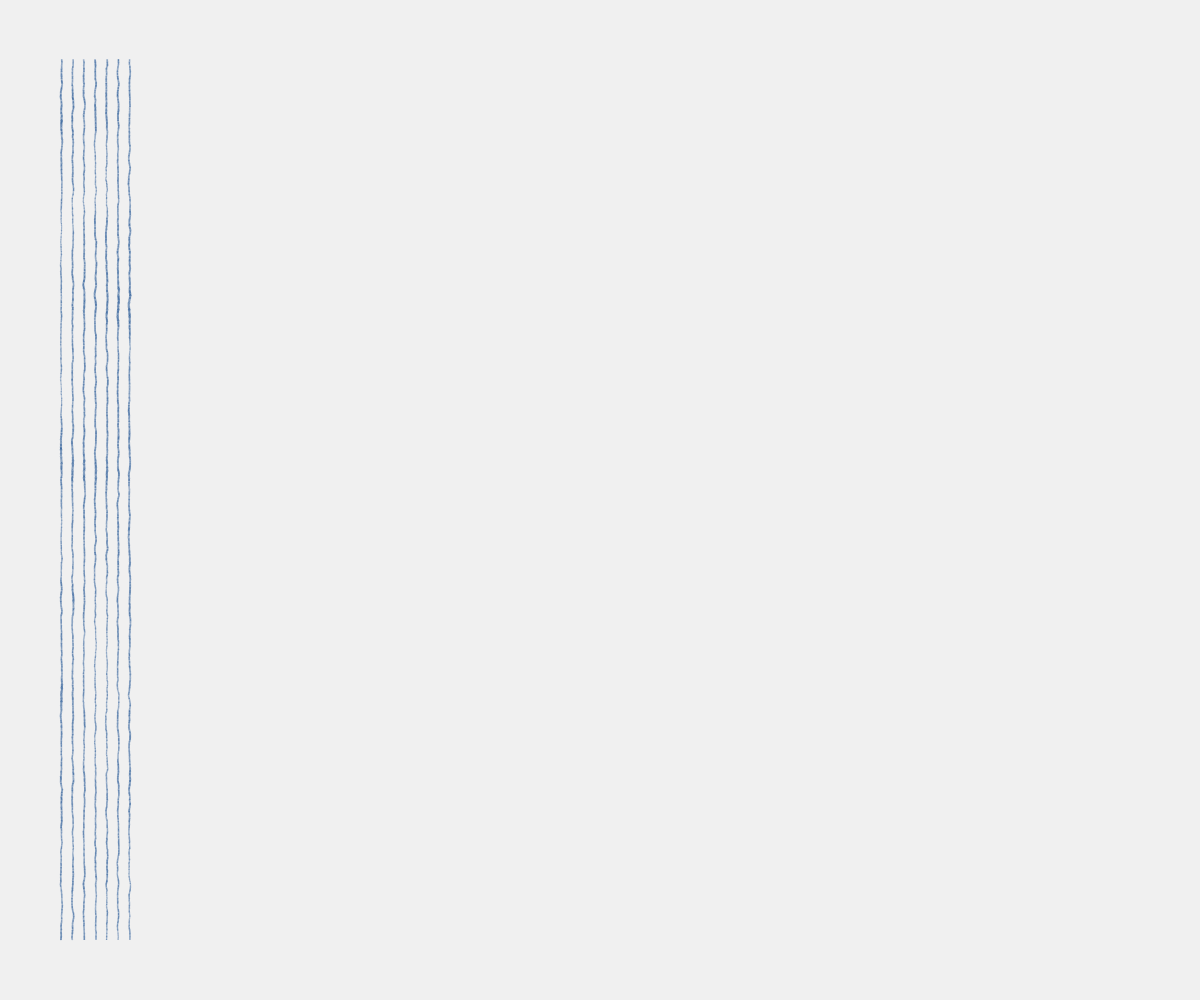
Frame 1 (no input)
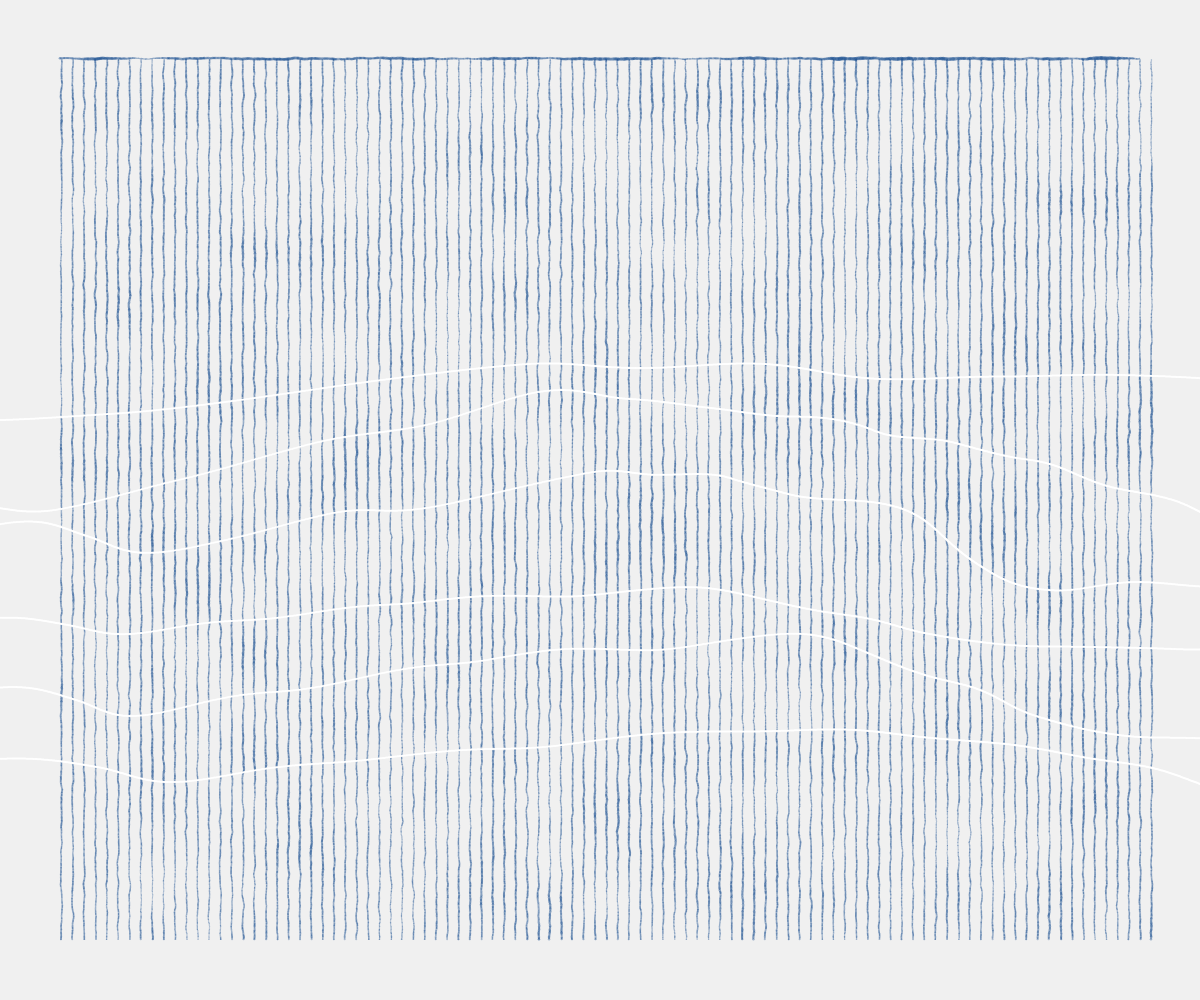
Frame 60 (no input)
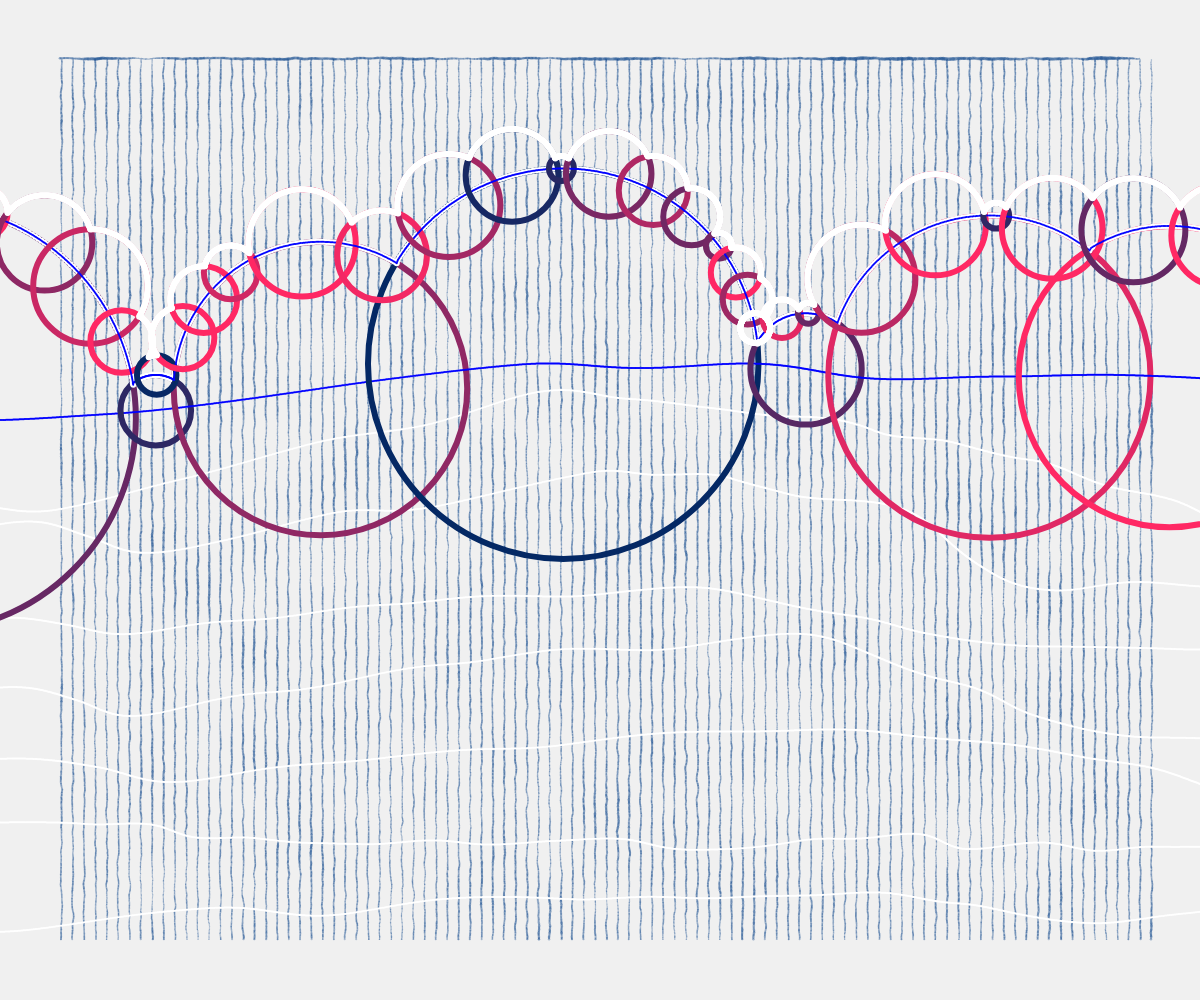
Frame 120 (the mouse pressed at the canvas centre since frame 60)

The p5.js sketch that drew these frames (run headless with seeded random() and noise() and a simulated clock; from frame 60 on, the mouse is pressed at the canvas centre):

// p5.js sketch
// ── sketch.js
// https://openprocessing.org/sketch/1961876

let lineWaveNoiseScale = 0.02;
let lineWavingLength = 3;

let lineThickness = 6;
let lineDensity = 0.15;

let lineSizeNoiseScale = 0.02;
let dotDensity = 0.8;
let dotSize = [1, 3];

let MONDRIAN;

async function setup() {
  createCanvas(windowWidth, windowHeight);
  background(240);

  MONDRIAN = color(15, 71, 140);

  // background
  let padding = 0.06 * min(width, height);

  dotDensity = random(0.5, 0.8);
  lineDensity = random(0.06, 0.2);
  lineWaveNoiseScale = random(0.02, 0.12);
  dotSize = [1, 3];
  await NYRect(padding, padding, width - padding * 2, height - padding * 2);

  // top frame
  dotSize = [0, 6];
  NYLine(padding, padding, width - padding, padding);

  dotSize = [1, 3];

  // make paths
  let paths = [];
  let pathCount = floor(random(6, 20));
  let pathDist = (height * 0.6) / pathCount;

  for (let i = 0; i < pathCount; i++) {
    let x1 = -padding;
    let y1 = 0.4 * height + i * pathDist;

    let x2 = width + padding;
    let y2 = y1;

    let pathNoise = random(0.001, 0.003);
    let pathHeight = random(0.1, 0.4) * height;
    paths[i] = await getNoisePath(x1, y1, x2, y2, pathNoise, pathHeight);
  }

  let cloudPaths = [];

  // get cloud paths
  for (let i = 0; i < paths.length; i++) {
    let lv1Circles = await getCircleQueue(paths[i], 30, 240);
    let lv1Path = await getCircleWalkPath(lv1Circles, 1);

    let lv2Circles = await getCircleQueue(lv1Path, 10, 60);
    cloudPaths[i] = await getCircleWalkPath(lv2Circles, 1);
  }

  // paint cloud lines
  for (let p = 0; p < cloudPaths.length; p++) {
    let nowPath = cloudPaths[p];

    // fill cloud path
    for (let i = 0; i < nowPath.length; i++) {
      let x1 = nowPath[i].x;
      let y1 = nowPath[i].y;

      let x2 = x1;
      let y2 = height;

      stroke(240);
      line(x1, y1, x2, y2);

      if (i % 100 == 0) await sleep(1);
    }

    // draw cloud path
    let shadeNX = random(-1000, 1000);
    let shadeNScale = random(0.003, 0.02);
    let shadeChance = random(0.6, 0.8);

    if (p == 0) shadeChance = 1;

    for (let i = 0; i < nowPath.length; i++) {
      let x1 = nowPath[i].x;
      let y1 = nowPath[i].y;

      if (x1 < padding || x1 > width - padding) continue;

      shadeNX += shadeNScale;
      let shadeNoise = noise(shadeNX);

      if (shadeNoise < shadeChance) {
        let shadeT = map(shadeNoise, 0, shadeChance, 1, 0);
        let shadeScaler = 1.0;

        if (shadeT < 0.2) shadeScaler = shadeT / 0.2;

        noStroke();
        MONDRIAN.setAlpha(255 * random(0.4, 0.8));
        fill(MONDRIAN);
        NoisePoint(x1, y1, shadeScaler);

        if (i % 20 == 0) await sleep(1);
      }
    }

    // draw cloud shade
    let cloudPadding = random(60, 200);
    let cloudPaddingNX = random(-1000, 1000);
    let cloudPaddingNScale = 0.03;
    // let cloudLineSpacing = floor(random(6, 18));
    let cloudLineSpacing = floor(1.0 / lineDensity);

    if (p == paths.length - 1) break;

    for (let i = 0; i < nowPath.length; i++) {
      let x1 = nowPath[i].x;
      let y1 = nowPath[i].y;

      let x2 = x1;
      let y2 = height - padding;

      if (floor(x1) % cloudLineSpacing != 0) continue;

      if (x1 < padding || x1 > width - padding) continue;

      cloudPaddingNX += cloudPaddingNScale;
      let paddingNoise = noise(cloudPaddingNX);

      y1 += cloudPadding * paddingNoise;
      // y1 += random(10, 60);

      if (random() < 0.9) NYLine(x1, y1, x2, y2);

      if (i % 200) await sleep(1);
    }
  }

  // frame
  dotSize = [0, 6];
  NYLine(padding, padding, padding, height - padding);
  NYLine(width - padding, padding, width - padding, height - padding);
  NYLine(padding, height - padding, width - padding, height - padding);

  dotSize = [1, 3];

  // draw last cloud white
  let nowPath = cloudPaths[cloudPaths.length - 1];

  // fill cloud path
  for (let i = 0; i < nowPath.length; i++) {
    let x1 = nowPath[i].x;
    let y1 = nowPath[i].y;

    let x2 = x1;
    let y2 = height;

    stroke(240);
    line(x1, y1, x2, y2);

    if (i % 100 == 0) await sleep(1);
  }

  // draw cloud path
  let shadeNX = random(-1000, 1000);
  let shadeNScale = random(0.003, 0.02);
  let shadeChance = random(0.6, 0.8);

  shadeChance = 1;

  for (let i = 0; i < nowPath.length; i++) {
    let x1 = nowPath[i].x;
    let y1 = nowPath[i].y;

    if (x1 < padding || x1 > width - padding) continue;

    shadeNX += shadeNScale;
    let shadeNoise = noise(shadeNX);

    if (shadeNoise < shadeChance) {
      let shadeT = map(shadeNoise, 0, shadeChance, 1, 0);
      let shadeScaler = 1.0;

      if (shadeT < 0.2) shadeScaler = shadeT / 0.2;

      noStroke();
      MONDRIAN.setAlpha(255 * random(0.4, 0.8));
      fill(MONDRIAN);
      NoisePoint(x1, y1, shadeScaler);

      if (i % 20 == 0) await sleep(1);
    }
  }

  // draw cloud shade
  let cloudPadding = random(60, 200);
  let cloudPaddingNX = random(-1000, 1000);
  let cloudPaddingNScale = 0.03;
  // let cloudLineSpacing = floor(random(6, 18));
  let cloudLineSpacing = floor(1.0 / lineDensity);

  for (let i = 0; i < nowPath.length; i++) {
    let x1 = nowPath[i].x;
    let y1 = nowPath[i].y;

    let x2 = x1;
    let y2 = height - padding;

    if (floor(x1) % cloudLineSpacing != 0) continue;

    if (x1 < padding || x1 > width - padding) continue;

    cloudPaddingNX += cloudPaddingNScale;
    let paddingNoise = noise(cloudPaddingNX);

    y1 += cloudPadding * paddingNoise;
    // y1 += random(10, 60);

    if (random() < 0.9) NYLine(x1, y1, x2, y2);

    if (i % 200) await sleep(1);
  }
}

function noiseStroke(_x, _y, _maxHeight, _length) {
  let lineCount = _length * lineDensity;

  for (let i = 0; i < lineCount; i++) {
    let t = i / lineCount;

    let xPos = _x + t * _length;
    let yPos = _y;

    let noiseScaler = 1;

    if (t <= 0.1) noiseScaler = map(t, 0, 0.1, 0, 1);
    else if (t >= 0.9) noiseScaler = map(t, 0.9, 1, 1, 0);

    let noiseValue =
      noise(xPos * noiseScaleX, yPos * noiseScaleY) * noiseScaler;

    let yAddUp = noiseValue * _maxHeight * 0.7;
    let yAddBot = noiseValue * _maxHeight * 0.3;

    NYLine(xPos, yPos - yAddUp, xPos, yPos + yAddBot);
  }
}

function draw() {}

async function NYRect(_x, _y, _width, _height) {
  let xLines = _width * lineDensity;
  let xLineSpace = _width / (xLines - 1);

  for (let x = 0; x < xLines; x++) {
    let x1 = _x + x * xLineSpace;
    let y1 = _y;

    let x2 = x1;
    let y2 = _y + _height;

    NYLine(x1, y1, x2, y2);
    await sleep(1);
  }
}

function NYLine(_x1, _y1, _x2, _y2) {
  let dotCount = dist(_x1, _y1, _x2, _y2) * dotDensity;
  let stepDistance = dist(_x1, _y1, _x2, _y2) / dotCount;

  let forwardAngle = getAngle(_x1, _y1, _x2, _y2);

  for (let i = 0; i < dotCount; i++) {
    let t = i / dotCount;
    let xPos = lerp(_x1, _x2, t);
    let yPos = lerp(_y1, _y2, t);

    let sizeNoise = noise(
      xPos * lineSizeNoiseScale,
      yPos * lineSizeNoiseScale,
      666
    );
    let waveNoise = noise(
      xPos * lineWaveNoiseScale,
      yPos * lineWaveNoiseScale,
      999
    );

    let nowDotSize = lerp(dotSize[0], dotSize[1], sizeNoise);

    // let wavingNoise = noise(xPos * 0.01, yPos * 0.01, 999) * 2 - 1;
    xPos += sin(radians(forwardAngle)) * lineWavingLength * waveNoise;
    yPos -= cos(radians(forwardAngle)) * lineWavingLength * waveNoise;

    strokeWeight(lineThickness);
    MONDRIAN.setAlpha(255 * random(0.3, 0.6));
    fill(MONDRIAN);
    noStroke();

    circle(xPos, yPos, nowDotSize);
  }
}

let pointNoiseX = 0;
let pointNoiseScaleX = 0.06;
let pointNoiseScaleY = 0.003;
let pointNoiseRadius = 3;

function NoisePoint(_x, _y, _scaler = 1) {
  pointNoiseX += pointNoiseScaleX;
  let offsetY = (noise(pointNoiseX) - 0.5) * 2 * pointNoiseRadius;

  let sizeNoise = noise(_x * lineSizeNoiseScale, _y * lineSizeNoiseScale, 666);
  let nowDotSize = lerp(dotSize[0], dotSize[1], sizeNoise);

  circle(_x, _y + offsetY, nowDotSize * _scaler);
}

function sleep(ms) {
  return new Promise((resolve) => setTimeout(resolve, ms));
}

// ── CircleData.js
class CircleData {
  constructor(_x, _y, _radius) {
    this.x = _x;
    this.y = _y;
    this.radius = _radius;
  }

  isOnEdge(_x, _y) {
    let distToCenter = dist(_x, _y, this.x, this.y);
    return abs(distToCenter - this.radius) < 0.5;
  }

  getSurfacePoint(_angle) {
    let xPos = this.x + sin(radians(_angle)) * this.radius;
    let yPos = this.y - cos(radians(_angle)) * this.radius;

    return { x: xPos, y: yPos };
  }

  distToCenter(_x, _y) {
    return dist(_x, _y, this.x, this.y);
  }

  getPointAngle(_x, _y) {
    let angleToCenter = getAngle(this.x, this.y, _x, _y);
    return angleToCenter + 90;
  }

  // math from Lulu's blog:
  // https://lucidar.me/en/mathematics/how-to-calculate-the-intersection-points-of-two-circles/#calculating-a-and-b
  getIntersectionAngle(_circle) {
    let r1 = this.radius;
    let r2 = _circle.radius;
    let d = dist(this.x, this.y, _circle.x, _circle.y);

    let a = (r1 * r1 - r2 * r2 + d * d) / (2 * d);
    let b = (r2 * r2 - r1 * r1 + d * d) / (2 * d);

    let h = sqrt(r1 * r1 - a * a);

    let intersectPointSlope = degrees(atan2(h, a));
    let forwardAngle = getAngle(this.x, this.y, _circle.x, _circle.y) + 90;

    return [
      forwardAngle - intersectPointSlope,
      forwardAngle + intersectPointSlope,
    ];
  }

  getIntersectionPoint(_circle) {
    let intersectionDegree = this.getIntersectionAngle(_circle);
    let intersectX = this.x + sin(radians(intersectionDegree)) * this.radius;
    let intersectY = this.y - cos(radians(intersectionDegree)) * this.radius;
    return { x: intersectX, y: intersectY };
  }
}

// calculate degree
function getAngle(_x1, _y1, _x2 = null, _y2 = null) {
  if (_x2 == null && _y2 == null) {
    // the first two parameters are point
    let p1x = _x1.x;
    let p1y = _x1.y;

    let p2x = _y1.x;
    let p2y = _y1.y;

    let xDiff = p2x - p1x;
    let yDiff = p2y - p1y;

    let degree = (atan2(yDiff, xDiff) * 180) / PI;

    return degree;
  } else {
    let xDiff = _x2 - _x1;
    let yDiff = _y2 - _y1;

    let degree = (atan2(yDiff, xDiff) * 180) / PI;

    return degree;
  }
}

// ── path.js
let SHOW_PATH = true;
let SHOW_CIRCLES = true;

// get circles on the path
async function getCircleQueue(_pathPoints, _minSize = 10, _maxSize = 60) {
  let resultCircles = [];

  let pathIndex = 0;
  let lastPoint = _pathPoints[0];
  let nextPoint = _pathPoints[1];

  // prepare next circle
  let lastCircleSize = random(_minSize, _maxSize);
  let nextCircleSize = random(_minSize, _maxSize);
  let maxDist = lastCircleSize + nextCircleSize;
  let minDist = max(lastCircleSize, nextCircleSize);
  let nextCircleDist = lerp(minDist, maxDist, random(0.1, 0.9));

  // add in first circle
  let nowX = _pathPoints[0].x;
  let nowY = _pathPoints[0].y;

  let fromX = _pathPoints[0].x;
  let fromY = _pathPoints[0].y;

  let toX = _pathPoints[1].x;
  let toY = _pathPoints[1].y;

  let pathSteps = max(1, floor(dist(nowX, nowY, toX, toY)));
  let nowSteps = 0;
  let nowT = 0.0;

  if (SHOW_CIRCLES) {
    stroke(random(0, 360), 40, 100);
    noFill();
    circle(nowX, nowY, lastCircleSize * 2);
  }
  resultCircles.push(
    new CircleData(_pathPoints[0].x, _pathPoints[0].y, lastCircleSize)
  );

  let lastCircleX = nowX;
  let lastCircleY = nowY;

  let counter = 0;

  // walk and get circles
  while (true) {
    nowT = nowSteps / pathSteps;
    nowX = lerp(fromX, toX, nowT);
    nowY = lerp(fromY, toY, nowT);

    if (SHOW_PATH) {
      noStroke();
      fill("blue");
      circle(nowX, nowY, 2);
    }

    let distToLastCircle = dist(nowX, nowY, lastCircleX, lastCircleY);
    let distToNextPathPoint = dist(nowX, nowY, nextPoint.x, nextPoint.y);

    // arrive dest circle point
    if (distToLastCircle >= nextCircleDist) {
      if (SHOW_CIRCLES) {
        stroke(random(0, 360), 40, 100);
        noFill();
        circle(nowX, nowY, nextCircleSize * 2);
      }
      resultCircles.push(new CircleData(nowX, nowY, nextCircleSize));

      lastCircleX = nowX;
      lastCircleY = nowY;

      // get next circle
      lastCircleSize = nextCircleSize;
      nextCircleSize = random(_minSize, _maxSize);

      maxDist = lastCircleSize + nextCircleSize;
      minDist = max(lastCircleSize, nextCircleSize);
      nextCircleDist = lerp(minDist, maxDist, random(0.1, 0.9));
    }

    // arrive next path point
    if (nowSteps >= pathSteps) {
      // if it is the last point
      if (pathIndex == _pathPoints.length - 1) {
        // console.log("LASTT!!");
        // console.log(`pathIndex: ${pathIndex}, _pathPoints.length: ${_pathPoints.length}`);

        // add last circle
        let walkDir = getAngle(lastCircleX, lastCircleY, toX, toY) + 90;
        // console.log(`fromX: ${fromX}, fromY: ${fromY}, toX: ${toX}, toY: ${toY}`);
        // console.log("circleDir: " + walkDir);

        let endCircleX = lastCircleX + sin(radians(walkDir)) * nextCircleDist;
        let endCircleY = lastCircleY - cos(radians(walkDir)) * nextCircleDist;

        if (SHOW_CIRCLES) {
          stroke(random(0, 360), 40, 100);
          noFill();
          circle(endCircleX, endCircleY, nextCircleSize);
        }
        resultCircles.push(
          new CircleData(endCircleX, endCircleY, nextCircleSize)
        );
        break;
      }

      lastPoint = _pathPoints[pathIndex];

      pathIndex++;

      nextPoint = _pathPoints[pathIndex];
      fromX = toX;
      fromY = toY;
      toX = nextPoint.x;
      toY = nextPoint.y;
      nowSteps = 0;
      pathSteps = max(1, floor(dist(fromX, fromY, toX, toY)));
    }

    counter++;
    nowSteps++;

    if (counter % 100 == 0) await sleep(1);
  }

  return resultCircles;
}

// get the path on the circles
async function getCircleWalkPath(_circles, _walkSpeed = 1) {
  // draw on the edge of circles
  let nowCircleIndex = 0;
  let nowWalkingAngle = -90;
  let endWalkingAngle = _circles[nowCircleIndex].getIntersectionAngle(
    _circles[nowCircleIndex + 1]
  )[0];
  let angleStep = _walkSpeed;
  let walkX =
    _circles[nowCircleIndex].x +
    sin(radians(nowWalkingAngle)) * _circles[nowCircleIndex].radius;
  let walkY =
    _circles[nowCircleIndex].y -
    cos(radians(nowWalkingAngle)) * _circles[nowCircleIndex].radius;

  let resultPathData = [];
  let counter = 0;

  while (true) {
    if (SHOW_PATH) {
      fill("white");
      noStroke();
      circle(walkX, walkY, 6);
    }

    resultPathData.push({ x: walkX, y: walkY });
    // NoisePoint(walkX, walkY);

    nowWalkingAngle += angleStep;

    let walkPoint = _circles[nowCircleIndex].getSurfacePoint(nowWalkingAngle);
    walkX = walkPoint.x;
    walkY = walkPoint.y;

    // walk on next cirlce
    if (nowWalkingAngle >= endWalkingAngle) {
      // console.log(`${nowCircleIndex} ${_circles.length}`);
      nowCircleIndex++;

      if (nowCircleIndex == _circles.length - 1) {
        nowWalkingAngle = _circles[nowCircleIndex].getPointAngle(walkX, walkY);

        if (nowWalkingAngle > 180) nowWalkingAngle -= 360;

        endWalkingAngle = 90;
      } else if (nowCircleIndex == _circles.length) {
        break;
      } else {
        nowWalkingAngle = _circles[nowCircleIndex].getPointAngle(walkX, walkY);

        // make the nowAngle in 0~360 range
        if (nowWalkingAngle > 360) nowWalkingAngle -= 360;
        else if (nowWalkingAngle < 0) nowWalkingAngle += 360;

        endWalkingAngle = _circles[nowCircleIndex].getIntersectionAngle(
          _circles[nowCircleIndex + 1]
        )[0];

        if (endWalkingAngle < nowWalkingAngle) endWalkingAngle += 360;
      }
    }

    if (counter++ % 100 == 0) await sleep(1);
  }

  return resultPathData;
}

async function getNoisePath(_x1, _y1, _x2, _y2, _noiseScale, _wavingHeight) {
  let walkDir = getAngle(_x1, _y1, _x2, _y2) + 90;
  let walkCount = dist(_x1, _y1, _x2, _y2);

  let pathPoints = [];

  for (let i = 0; i < walkCount; i++) {
    let nowX = lerp(_x1, _x2, i / walkCount);
    let nowY = lerp(_y1, _y2, i / walkCount);

    let noiseValue = (noise(nowX * _noiseScale, nowY * _noiseScale) - 0.5) * 2;
    let wavingHeight = _wavingHeight * noiseValue;

    let wavingDir = walkDir + 90;
    let wavingX =
      nowX + sin(radians(wavingDir)) * wavingHeight - 0.5 * wavingHeight;
    let wavingY =
      nowY - cos(radians(wavingDir)) * wavingHeight - 0.5 * wavingHeight;

    if (SHOW_PATH) {
      fill("white");
      noStroke();
      circle(wavingX, wavingY, 2);
    }
    pathPoints.push({ x: wavingX, y: wavingY });

    if (i % 100 == 0) await sleep(1);
  }

  return pathPoints;
}
